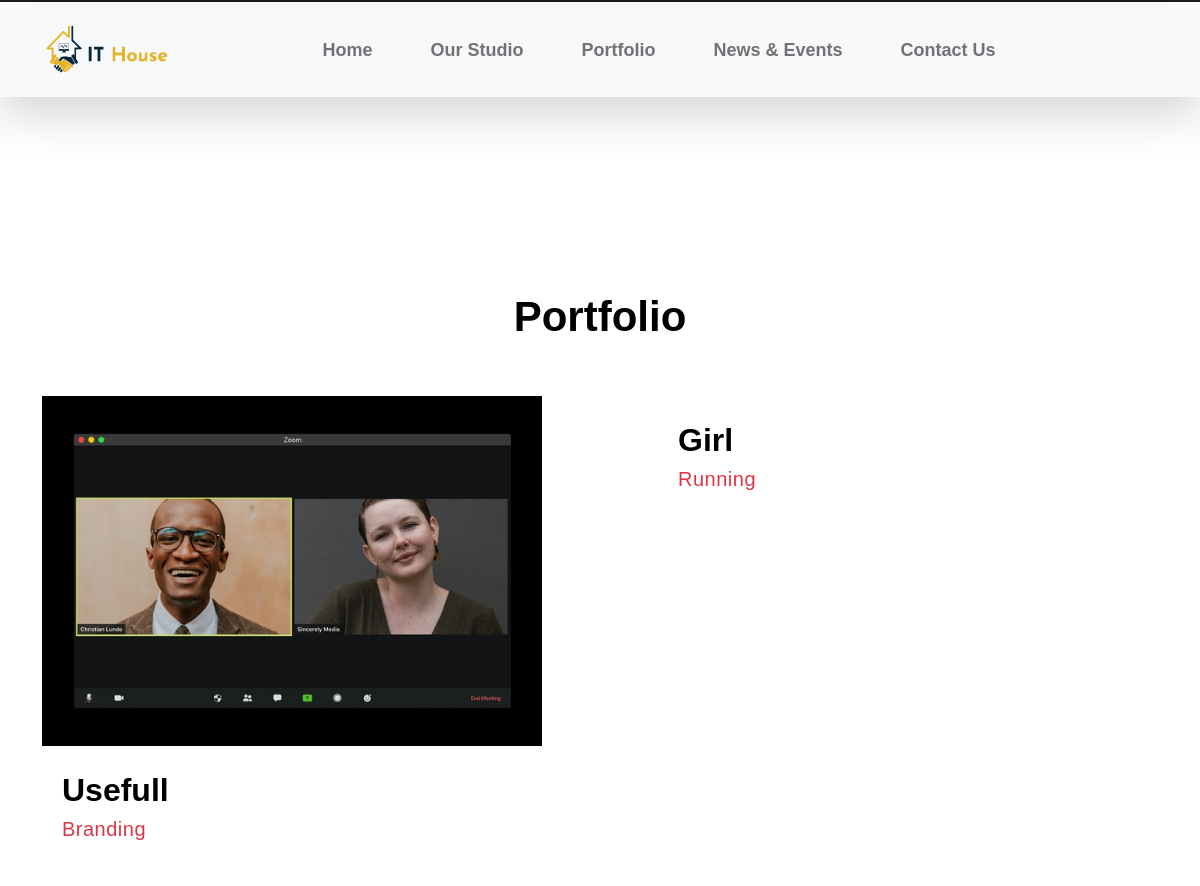
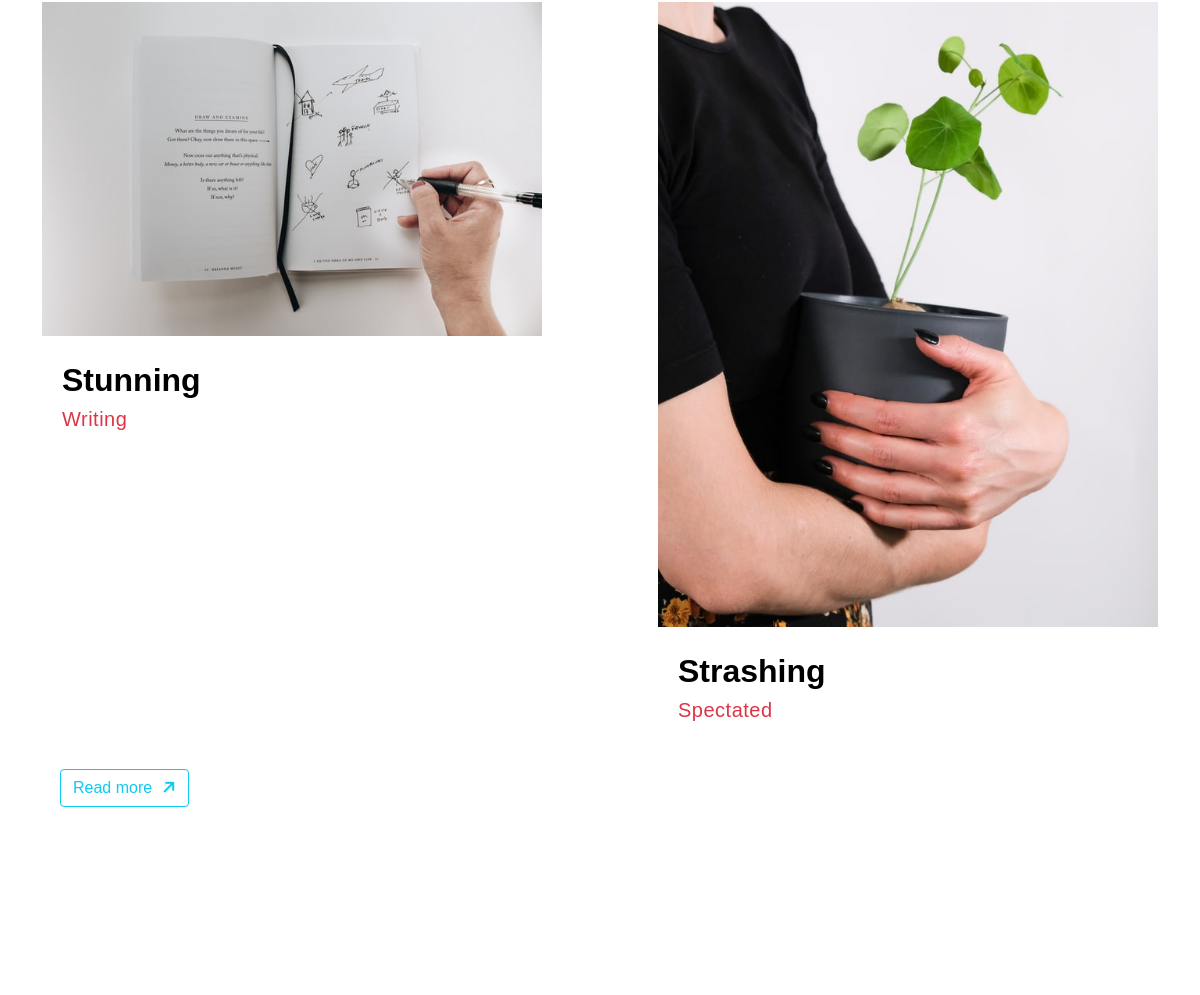
The app's page / (middle part), older data (2 pictures, top to bottom).
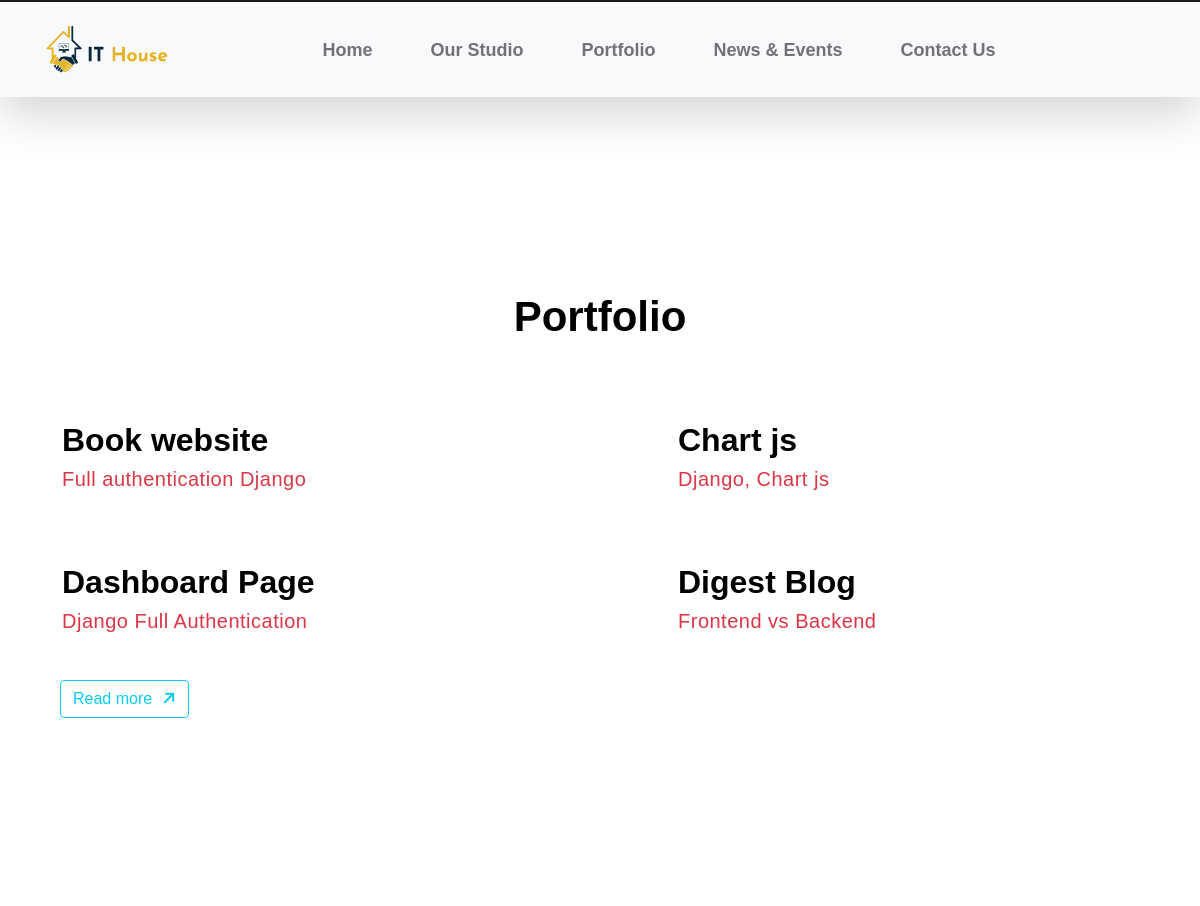
The same page, newer data.
### apps/company/models.py (models this page shows, shortened)
class Portfolio(models.Model):
	class Meta:
		verbose_name = "Porfolio"
		verbose_name_plural = "My Porfolio"
	portfolio_image = models.ImageField(upload_to="portfolio")
	portfolio_heading = models.CharField(max_length=100)
	portfolio_subheading = models.CharField(max_length=100)

### apps/company/views.py (the view)
# urls.py: path("", views.home, name='home'),
def home(request):
    portfolios = models.Portfolio.objects.all().order_by('id')[:5]
    if request.method == "POST":
        form = ApplyModelForm(request.POST)
        if form.is_valid():
            form.save()
        return redirect("/")
    else:
        form = ApplyModelForm()
    return render(request, 'pages/home.html', {"portfolios": portfolios, "form": form})

### templates/pages/home.html
{% extends 'layouts/base.html' %}
{% block content %}
    {% include 'includes/portfolio.html' %}
    {% include 'includes/contact.html' %}
{% endblock content %}

### templates/includes/portfolio.html (shortened to what this page needs)
{% load static %}
<link rel="stylesheet" href="{% static 'css/portfolio.css' %}">
<link rel="stylesheet" href="https://cdnjs.cloudflare.com/ajax/libs/font-awesome/6.1.2/css/all.min.css" />
<section class="section-padding" id="portfolio">
    <div class="container">
        <div class="row">
            <div>
                <h2 class="mb-5 text-center" data-aos="fade-up">Portfolio</h2>
            </div>
            <div class="col-lg-12 big" style="display: flex; margin-right: 10px !important; justify-content: space-between; flex-wrap: wrap;">
                {% for portfolio in portfolios %}
                <div class="portfolio-thumb cards mb-4" data-aos="fade-up" style="width: 500px;">
                    <a href="#">
                        <img src="{{ portfolio.portfolio_image.url }}" class="img-fluid portfolio-image" alt="" />
                    </a>
                    <div class="portfolio-info">
                        <h4 class="portfolio-title mb-0">{{ portfolio.portfolio_heading }}</h4>
                        <p class="text-danger">{{ portfolio.portfolio_subheading }}</p>
                    </div>
                </div>
                {% endfor %}
            </div>
            <div class="read">
                <a class="btn btn-outline-info" href="#">Read more<i class="fa-solid fa-arrow-right"></i></a>
            </div>
        </div>
    </div>
</section>

Row changes from the older to the newer data that the page shows:
removed Portfolio: portfolio_image (picture), portfolio_heading "Usefull", portfolio_subheading "Branding"
removed Portfolio: portfolio_heading "Girl", portfolio_subheading "Running"
removed Portfolio: portfolio_image (picture), portfolio_heading "Stunning", portfolio_subheading "Writing"
removed Portfolio: portfolio_image (picture), portfolio_heading "Strashing", portfolio_subheading "Spectated"
added Portfolio: portfolio_heading "Book website", portfolio_subheading "Full authentication Django"
added Portfolio: portfolio_heading "Chart js", portfolio_subheading "Django, Chart js"
added Portfolio: portfolio_heading "Dashboard Page", portfolio_subheading "Django Full Authentication"
added Portfolio: portfolio_heading "Digest Blog", portfolio_subheading "Frontend vs Backend"
